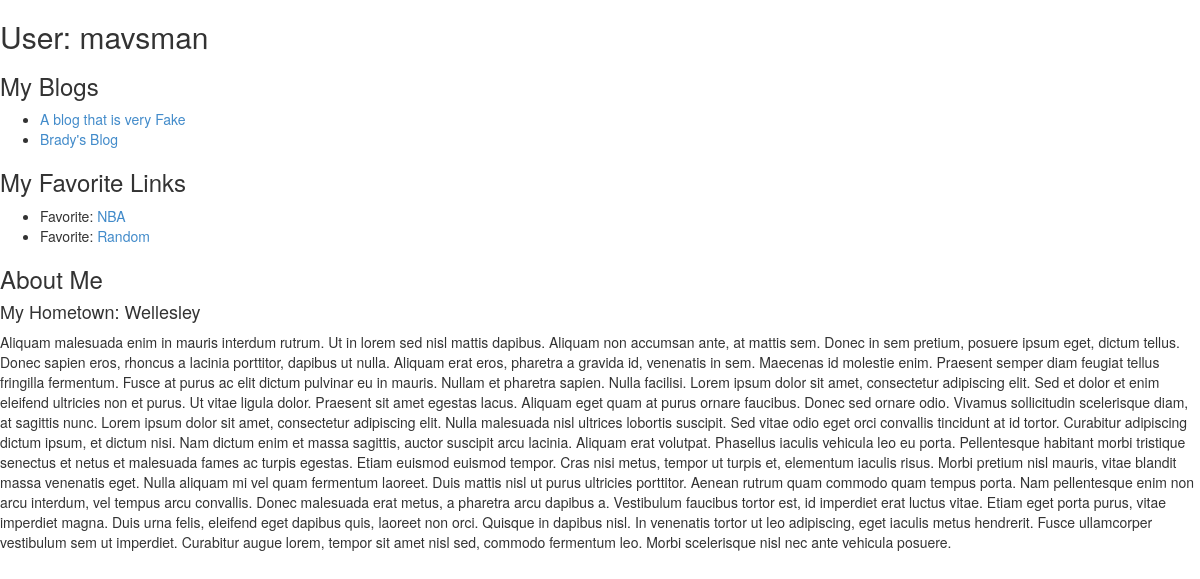
The page /dblog/mavsman/ on the database as committed earlier.
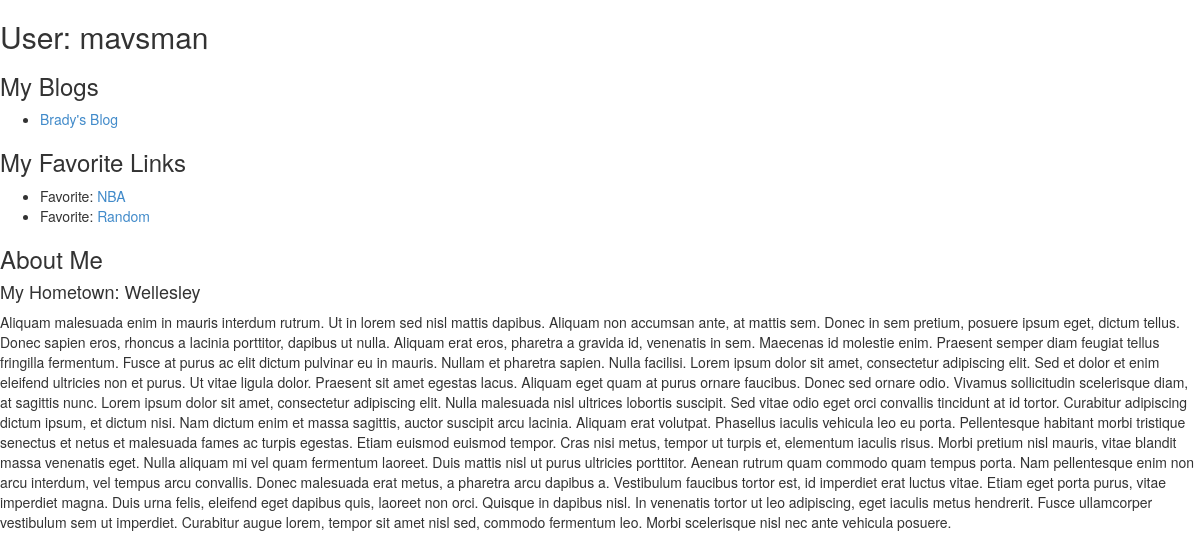
The same page on the database as committed later.
### dblog/models.py (models this page shows, shortened)
class Blog(models.Model):
	blogID = models.CharField(max_length=50)
	authorID = models.ForeignKey(Author, related_name='author_blog')
	title = models.CharField(max_length=120)
	subtitle = models.CharField(max_length=120, null=True, blank=True)
	editor = models.ForeignKey(Author, null=True, blank=True, related_name='author_blog_editor')

class FavoriteLink(models.Model):
	authorID = models.ForeignKey(Author, related_name='author_favoriteLink')
	title = models.CharField(max_length=256)
	description = models.TextField(null=True, blank=True)
	URL = models.CharField(max_length=256)

class Bio(models.Model):
	authorID = models.ForeignKey(Author, related_name='author_bio')
	title = models.CharField(max_length=256, null=True, blank=True)
	subtitle = models.CharField(max_length=256, null=True, blank=True)
	body = models.TextField()
	hometown = models.CharField(max_length=50)
	hobbies = models.TextField()

### dblog/views.py (the view)
# urls.py: url(r'^(?P<author_ID>\w+)/$', views.detail, name='detail'),
def detail(request, author_ID):
	author = get_object_or_404(Author, authorID__exact=author_ID)
	blog_list = Blog.objects.order_by('title')
	link_list = FavoriteLink.objects.order_by('authorID')
	bio_list = Bio.objects.order_by('authorID')
	return render(request, 'dblog/detail.html', {'author': author, 'blog_list': blog_list, 'link_list': link_list, 'bio_list': bio_list})

### dblog/templates/dblog/detail.html
{% load staticfiles %}
<link rel="stylesheet" type="text/css" href="{% static 'dblog/style.css' %}"/>
<link rel="stylesheet" type="text/css" href="{% static 'dblog/bootstrap.min.css' %}"/>
<h2>User: {{ author.authorID }}</h2>
<h3>My Blogs</h3>
<ul>
{% for blog in blog_list %}
	{% if blog.authorID == author %}
    <li><a href="{{ blog.blogID }}">{{ blog.title }}</a></li>
	{% endif %}
{% endfor %}
</ul>
<h3>My Favorite Links</h3>
<ul>
{% for favoritelink in link_list %}
	{% if favoritelink.authorID == author %}
    <li> Favorite: <a href="{{ favoritelink.URL }}">{{ favoritelink.title }}</a></li>
	{% endif %}
{% endfor %}
</ul>
<h3>About Me</h3>
{% for bio in bio_list %}
	{% if bio.authorID == author %}
    	<h4>
    		My Hometown: {{ bio.hometown}}
    	</h4>
    	<p>
    		{{ bio.body }}
    	</p>
	{% endif %}
{% endfor %}

Rows that differ between the two databases and show on the page:
no longer on this page (row edited): Blog: title "A blog that is very Fake"
